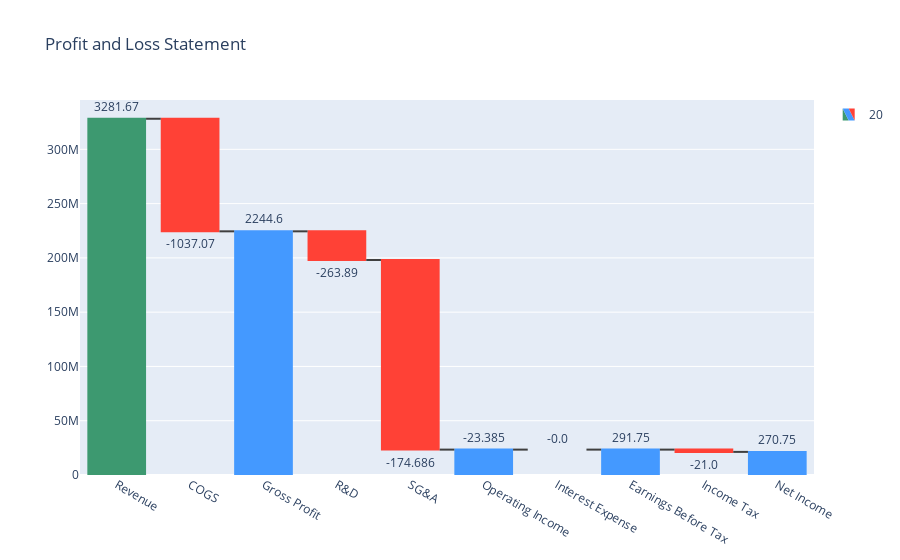

This figure's notebook cell:
### Code cell
fig = go.Figure(go.Waterfall(
    name = '20', orientation = 'v',
    measure = ['relative','relative','total','relative','relative','total','relative','total','relative','total'],
    x = ['Revenue','COGS','Gross Profit','R&D','SG&A','Operating Income','Interest Expense','Earnings Before Tax','Income Tax','Net Income'],
    textposition = 'outside',
    text = [Revenue/100000,COGS/100000,GrossProfit/100000,RD/100000,SGA/1000000,OperatingIncome/1000000,Interest/100000,EBT/100000,IncomeTax/100000,NetIncome/100000],
    y = [Revenue,COGS,GrossProfit,RD,SGA,OperatingIncome,Interest,EBT,IncomeTax,NetIncome],
    connector = {'line':{'color':'rgb(63, 63, 63)'}},))
fig.update_layout(
    title = 'Profit and Loss Statement',
    showlegend = True)
fig.show()

### Figure 1 — Plotly figure (JSON) as saved in the notebook; plotly's stock layout.template omitted (floating-point values rounded to 4 significant figures)
{"data": [{"connector": {"line": {"color": "rgb(63, 63, 63)"}}, "measure": ["relative", "relative", "total", "relative", "relative", "total", "relative", "total", "relative", "total"], "name": "20", "orientation": "v", "text": ["3281.67", "-1037.07", "2244.6", "-263.89", "-174.686", "-23.385", "-0.0", "291.75", "-21.0", "270.75"], "textposition": "outside", "type": "waterfall", "x": ["Revenue", "COGS", "Gross Profit", "R&D", "SG&A", "Operating Income", "Interest Expense", "Earnings Before Tax", "Income Tax", "Net Income"], "y": [328167000, -103707000, 224460000, -26389000, -174686000, -23385000, 0, 29175000, -2100000, 27075000]}], "layout": {"showlegend": true, "title": {"text": "Profit and Loss Statement"}}}
